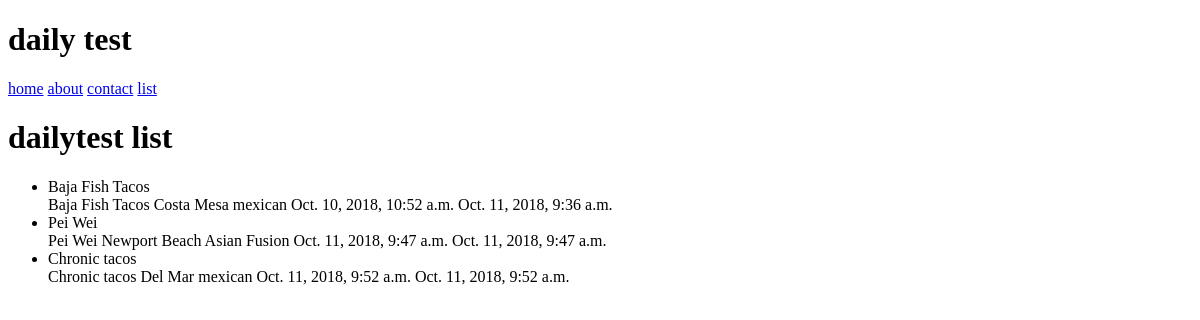
The page /list/ on the database as committed earlier.
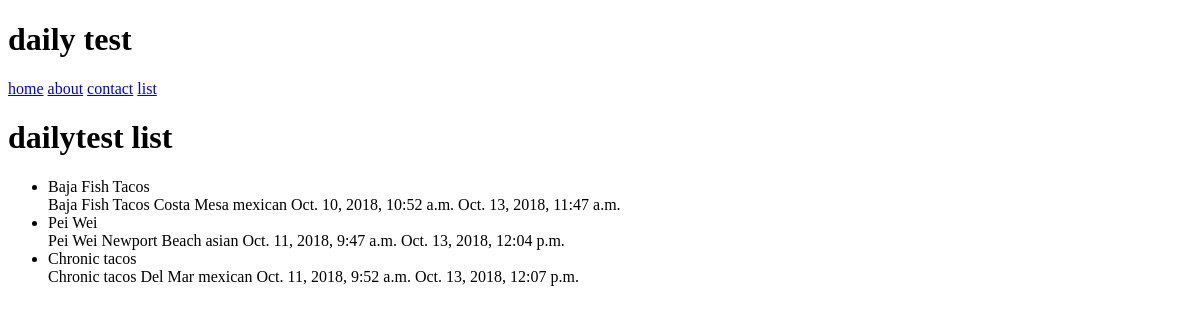
The same page on the database as committed later.
### dailytest/models.py (models this page shows)
class DailyRecord(models.Model):
	name		= models.CharField(max_length=120)
	location	= models.CharField(max_length=120, null=True, blank=True)
	category	= models.CharField(max_length=120, null=True, blank=True)
	timestamp	= models.DateTimeField(auto_now_add=True)
	updated		= models.DateTimeField(auto_now=True)
	def __str__(self):
		return self.name

### dailytest/views.py (the view)
# urls.py: url(r'^list/$', DailyRecordListView.as_view()),
class DailyRecordListView(ListView):
	def get_queryset(self):
		slug = self.kwargs.get('slug')
		if slug:
			queryset = DailyRecord.objects.filter(
					Q(category__iexact=slug) |
					Q(category__icontains=slug)
				)
		else:
			queryset = DailyRecord.objects.all()
		return queryset

### dailytest/templates/dailytest/dailyrecord_list.html
{% extends 'base.html' %}
{% block content %}
<h1>dailytest list</h1>
<ul>
	{% for obj in object_list %}
		<li>{{ obj }}<br/>
		{{ obj.name }} {{ obj.location }} {{obj.category}} {{obj.timestamp }} {{ obj.updated }}
		</li>
	{% endfor %}
</ul>
{% endblock %}

Rows that differ between the two databases and show on the page:
changed DailyRecord "Baja Fish Tacos": updated "Oct. 11, 2018, 9:36 a.m." → "Oct. 13, 2018, 11:47 a.m."
changed DailyRecord "Pei Wei": category "Asian Fusion" → "asian"; updated "Oct. 11, 2018, 9:47 a.m." → "Oct. 13, 2018, 12:04 p.m."
changed DailyRecord "Chronic tacos": updated "Oct. 11, 2018, 9:52 a.m." → "Oct. 13, 2018, 12:07 p.m."
